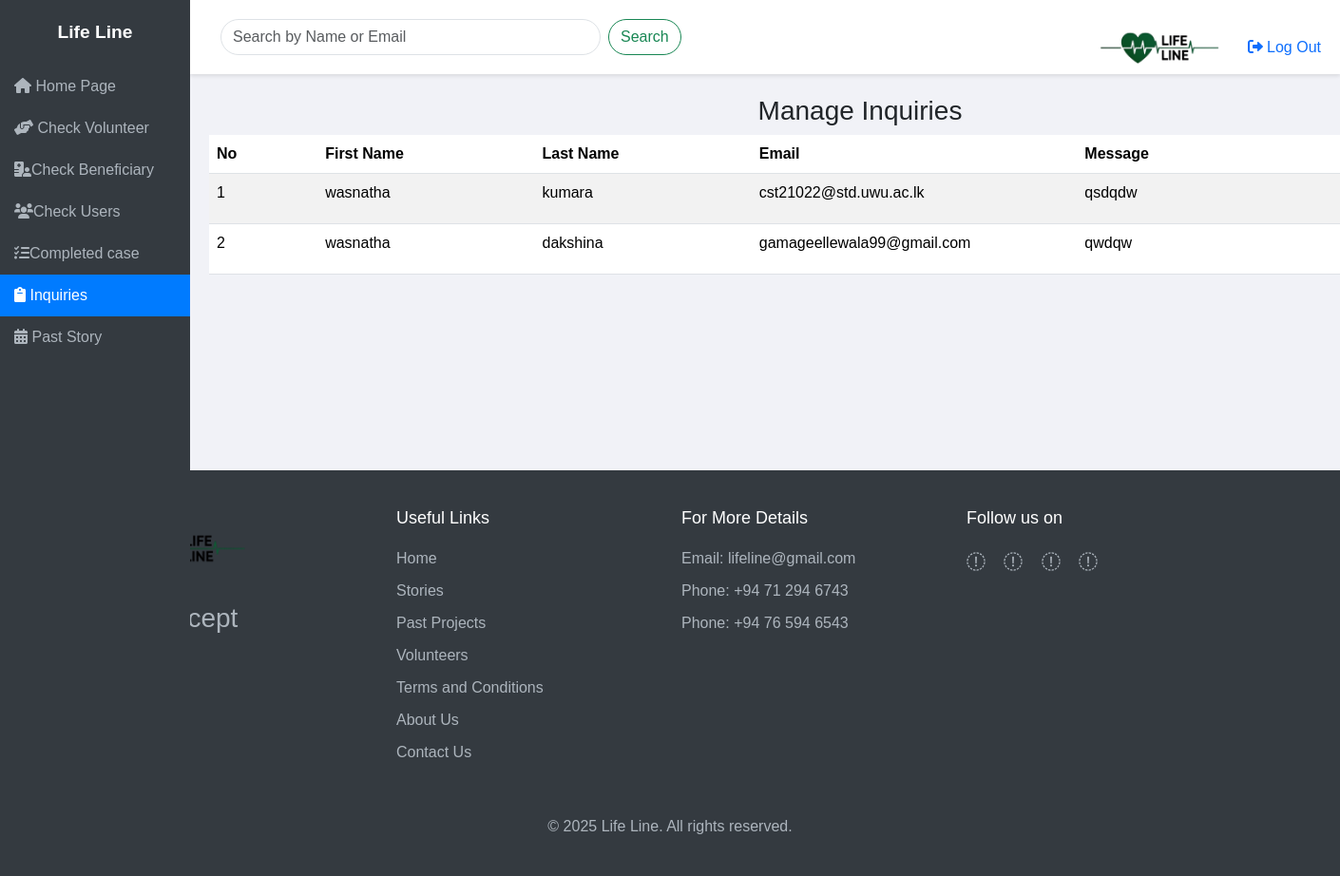
Screenshot of /New_Admin_Pannel/Inquiries.php (signed in) with the database file from the repository.
### tables this page shows
CREATE TABLE IF NOT EXISTS `contact_us` (
  `messageId` int NOT NULL AUTO_INCREMENT,
  `firstName` varchar(128) NOT NULL,
  `lastName` varchar(128) NOT NULL,
  `email` varchar(50) NOT NULL,
  `message` varchar(500) NOT NULL,
  PRIMARY KEY (`messageId`)
);

### New_Admin_Pannel/Inquiries.php (the view, shortened to what this page needs)
<?php
class InquiryList
{
    private $conn;
    public function __construct($conn)
    {
        $this->conn = $conn;
    }
    public function getInquiries()
    {
        try {
            if (isset($_GET['search'])) {
                $search = $_GET['search'];
                $sql = "SELECT * FROM contact_us
                        WHERE firstName LIKE ? OR lastName LIKE ? OR email LIKE ?";
                $stmt = $this->conn->prepare($sql);
                $searchTerm = "%$search%";
                $stmt->bindValue(1, $searchTerm);
                $stmt->bindValue(2, $searchTerm);
                $stmt->bindValue(3, $searchTerm);
                $stmt->execute();
                return $stmt->fetchAll(PDO::FETCH_ASSOC);
            } else {
                $sql = "SELECT * FROM contact_us";
                $stmt = $this->conn->prepare($sql);
                $stmt->execute();
                return $stmt->fetchAll(PDO::FETCH_ASSOC);
            }
        } catch (PDOException $e) {
            error_log("Database Query Error: " . $e->getMessage());
            return [];
        }
    }
}
$dbConnector = new Db_connector();
$conn = $dbConnector->getConnection();
$inquiryList = new InquiryList($conn);
$inquiries = $inquiryList->getInquiries();
?>
<!DOCTYPE html>
<html lang="en">
<head>
    <link rel="stylesheet" href="https://cdn.jsdelivr.net/npm/bootstrap@5.3.3/dist/css/bootstrap.min.css">
    <link rel="stylesheet" href="https://cdnjs.cloudflare.com/ajax/libs/font-awesome/6.0.0-beta3/css/all.min.css">
    <link rel="stylesheet" href="css/slide_bar_content.css">
</head>
<body>
    <div class="sidebar-trigger"></div>
    <div class="sidebar">
        <div class="sidebar-header">
            Life Line
        </div>
        <a href="/Project1/Afterindex.php"><i class="fa-solid fa-house"></i> Home Page</a>
        <a href="/New_Admin_Pannel/Admin_conrol.php" ><i class="fa-solid fa-handshake-angle"></i> Check Volunteer</a>
        <a href="Beneficiary.php" ><i class="fa-solid fa-hospital-user"></i>Check Beneficiary</a>
        <a href="Users_control.php"><i class="fa-solid fa-users"></i>Check Users</a>
        <a href="DisplayMoveBenificiary.php"><i class="fa-solid fa-list-check"></i>Completed case</a>
        <a href="/New_Admin_Pannel/Inquiries.php" class="active"><i class="fas fa-clipboard"></i> Inquiries</a>
        <a href="past_story.php"><i class="fas fa-calendar-alt"></i> Past Story</a>
    </div>
    <nav class="navbar navbar-expand-lg navbar-light">
        <div class="container-fluid">
            <form class="d-flex" action="Inquiries.php" method="GET">
                <input class="form-control me-2" type="search" placeholder="Search by Name or Email" aria-label="Search" name="search" value="<?php echo isset($_GET['search']) ? htmlspecialchars($_GET['search']) : '' ?>">
                <button class="btn btn-outline-success btn-custom" type="submit">Search</button>
            </form>
            <div class="profile-dropdown">
                <a class="navbar-brand me-3" href="/Project1/Afterindex.php">
                    <img src="images/Logobr.png" alt="Life Line Logo">
                    <a href="Logout.php" class="text-decoration-none"><i class="fa-solid fa-right-from-bracket fa-1x"></i> Log Out</a>
                </a>
            </div>
        </div>
    </nav>
    <div class="content container-fluid">
        <div class="table-container">
            <h3 class="text-center">Manage Inquiries</h3>
            <table class="table table-striped table-hover">
                <thead>
                    <tr>
                        <th class="col-1">No</th>
                        <th class="col-2">First Name</th>
                        <th class="col-2">Last Name</th>
                        <th class="col-3">Email</th>
                        <th class="col-3">Message</th>
                    </tr>
                </thead>
                <tbody>
                    <?php if (!empty($inquiries)) {
                        foreach ($inquiries as $index => $row) : ?>
                            <tr>
                                <td><?= $index + 1 ?></td>
                                <td><?= htmlspecialchars($row['firstName']) ?></td>
                                <td><?= htmlspecialchars($row['lastName']) ?></td>
                                <td><?= htmlspecialchars($row['email']) ?></td>
                                <td><?= htmlspecialchars($row['message']) ?></td>
                            </tr>
                    <?php endforeach;
                    } else {
                        echo "<tr><td colspan='6' class='text-center'>No Inquiries found.</td></tr>";
                    } ?>
                </tbody>
            </table>
        </div>
    </div>
</body>
<?php
include 'footer.php';
?>
</html>

### New_Admin_Pannel/css/slide_bar_content.css (style rules this page uses)
body { background-color: #f1f2f7; font-family: Arial, sans-serif; padding: 0; margin: 0; transition: margin-left 0.3s ease; }
.sidebar { width: 200px; height: 100vh; position: fixed; background-color: #343a40; padding-top: 20px; color: #fff; transition: transform 0.3s ease, opacity 0.3s ease; overflow-x: hidden; z-index: 1000; }
.sidebar a { display: block; color: #adb5bd; padding: 10px 15px; text-decoration: none; white-space: nowrap; overflow: hidden; }
.sidebar a.active { background-color: #007bff; color: #fff; }
.sidebar .sidebar-header { text-align: center; font-size: 1.2em; font-weight: bold; margin-bottom: 20px; }
.sidebar-trigger { width: 10px; height: 100vh; position: fixed; left: 0; top: 0; background-color: transparent; z-index: 999; cursor: pointer; }
.navbar { margin-left: 200px; padding: 20px; background-color: #fff; box-shadow: 0 2px 4px rgba(0, 0, 0, 0.1); position: fixed; width: calc(100% - 200px); z-index: 1; top: 0; transition: margin-left 0.3s ease, width 0.3s ease; }
.navbar .form-control { border-radius: 40px; margin-right: 10px; width: 400px; }
.content { margin-left: 200px; padding: 100px 20px 20px 20px; transition: margin-left 0.3s ease; }
.btn-custom { border-radius: 50px; }
.table thead { background-color: #343a40; color: #fff; }
.profile-dropdown { position: absolute; right: 20px; top: 10px; height: 20px; }
.navbar-brand img { height: 80px; width: auto; }

### rows the page displays
contact_us: firstName "wasnatha", lastName "kumara", email "cst21022@std.uwu.ac.lk", message "qsdqdw"
contact_us: firstName "wasnatha", lastName "dakshina", email "gamageellewala99@gmail.com", message "qwdqw"
